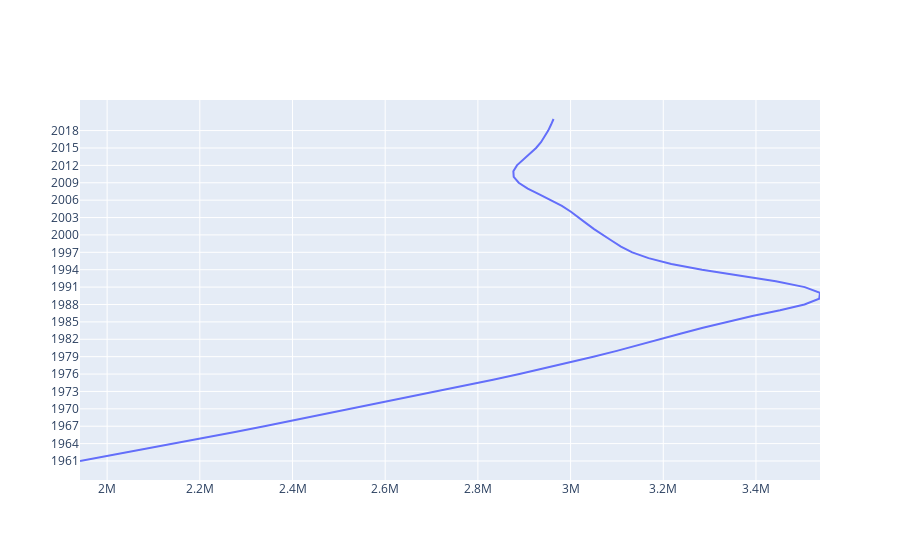
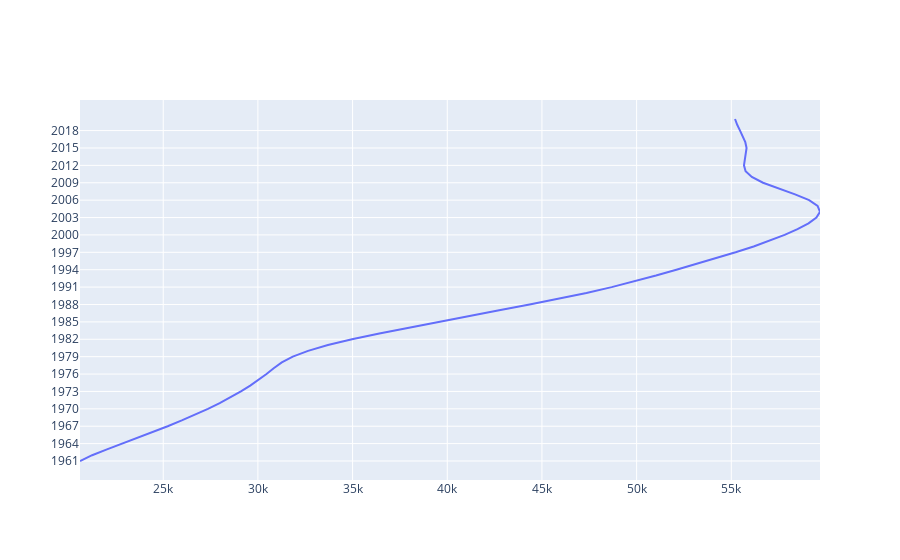
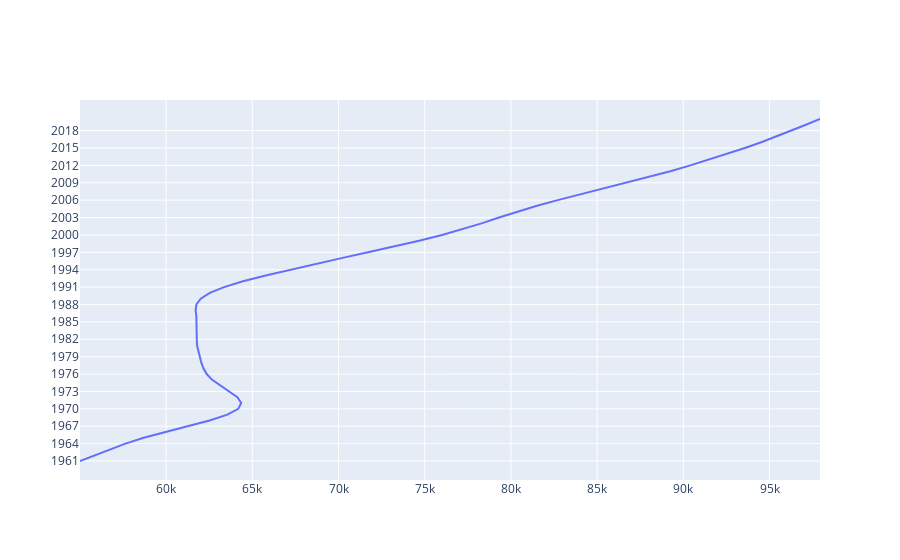

Notebook code for these charts, in order:
### Code cell
for country in df_columns[10:15]:
    fig= go.Figure()
    fig.add_trace(go.Scatter(x= population_dft_a[f"{country}"], y=population_dft_a.index, mode='lines',
                    name=country))
    # fig= px.line(population_dft_a, x= f"{country}")
    fig.show()
